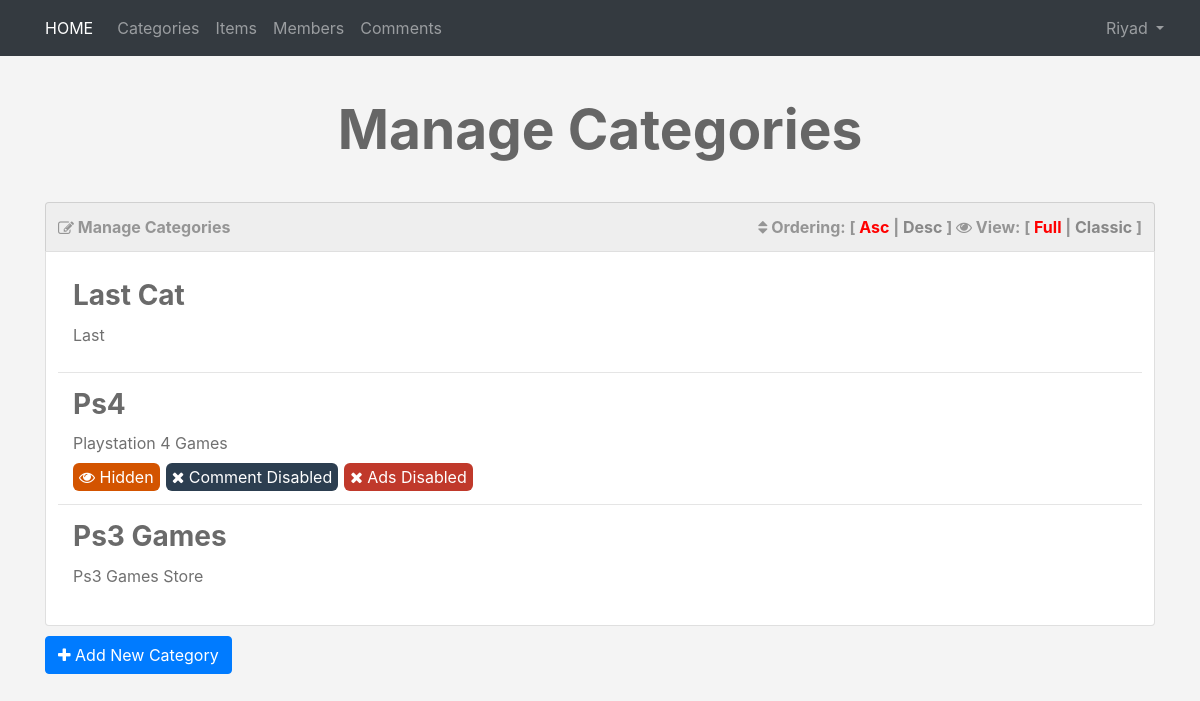
Screenshot of /admin/categories.php (signed in) with the database file from the repository.
### tables this page shows
CREATE TABLE `categories` (
  `ID` int(11) NOT NULL,
  `Name` varchar(255) NOT NULL,
  `Description` text NOT NULL,
  `Ordering` int(11) DEFAULT NULL,
  `Visibility` tinyint(4) NOT NULL DEFAULT '0',
  `Allow_Comment` tinyint(4) NOT NULL DEFAULT '0',
  `Allow_Ads` tinyint(4) NOT NULL DEFAULT '0'
);

### admin/categories.php (the view, shortened to what this page needs)
<?php
if(isset($_SESSION['Username']))
{
    include 'init.php';
    $do = '';
if(isset($_GET['do']))
{
    $do = $_GET['do'];
}
else
{
    $do = 'Manage';
}
    if($do == 'Manage')
    {
        $sort = 'asc';
        $stmt2 = $con->prepare("SELECT * FROM categories ORDER BY Ordering $sort");
        $stmt2->execute();
        $cats = $stmt2->fetchAll();
?>
        <h1 class="text-center">Manage Categories</h1>
        <div class="container categories">
            <ul class="list-group">
                        <li class="list-group-item" style="background-color:#EEE; color:#959595; font-weight:bold;">
                            <i class="fa fa-edit" style="position:relative;top:1px;"></i> Manage Categories
                            <div class="option pull-right">
                                <i class="fa fa-sort"></i> Ordering: [
                                <a class="<?php if($sort == 'asc'){echo 'active';}?>" href="?sort=asc">Asc</a> |
                                <a class="<?php if($sort == 'desc'){echo 'active';}?>" href="?sort=desc">Desc</a> ]
                                <i class="fa fa-eye"></i> View: [
                                <span class="active" data-view="full">Full</span> |
                                <span data-view="classic">Classic</span> ]
                            </div>
                        </li>
                        <li class="list-group-item">
                            <?php
                                foreach($cats as $cat)
                                {
                                echo "<div class='cat'>";
                                    echo "<h3>".$cat['Name'].'</h3>';
                                    echo "<div class='full-view'>";
                                        echo "<p>";
                                            if($cat['Description'] == '')
                                            {
                                                echo 'This category has no description';
                                            }
                                            else
                                            {
                                                echo $cat['Description'];
                                            }
                                        echo "</p>";
                                        if($cat['Visibility'] == 1)
                                        {
                                            echo '<span class="visibility"><i class="fa fa-eye"></i> Hidden</span>';
                                        }
                                        if($cat['Allow_Comment'] == 1)
                                        {
                                            echo '<span class="commenting"><i class="fa fa-close"></i> Comment Disabled</span>';
                                        }
                                        if($cat['Allow_Ads'] == 1)
                                        {
                                            echo '<span class="advertises"><i class="fa fa-close"></i> Ads Disabled</span>';
                                        }
                                    echo "</div>";
                                echo "</div>";
                                echo "<hr>";
                                }
                            ?>
                        </li>
                </ul>
            <a class="add-category btn btn-primary" href="categories.php?do=Add"><i class="fa fa-plus"></i> Add New Category</a>
        </div>
<?php
    }
    include $tpl.'footer.php';
}
else
{
    header('Location:index.php');
    exit();
}
?>

### admin/layout/css/backend.css (style rules this page uses)
body { background-color: #F4F4F4; font-size: 16px; }
h1 { font-size: 55px; margin: 40px 0; font-weight: bold; color: #666; }
.categories .list-group-item { padding: 12px; }
.list-group-item .option a { color: #888; text-decoration: none; }
.categories .option span { color: #888; cursor: pointer; }
.list-group-item .option .active { color: #f00; font-weight: bold; }
.categories hr { margin-top: 0; margin-bottom: 0; }
.categories .cat { padding: 15px; position: relative; overflow: hidden; }
.categories .cat h3 { margin: 0; cursor: pointer; font-weight: bold; color: #6A6A6A; }
.categories .cat .full-view p { margin: 10px 0; color: #707070; }
.categories .cat .visibility { background-color: #d35400; color: #FFF; padding: 4px 6px; margin-right: 6px; border-radius: 6px; }
.categories .cat .commenting { background-color: #2c3e50; color: #FFF; padding: 4px 6px; margin-right: 6px; border-radius: 6px; }
.categories .cat .advertises { background-color: #c0392b; color: #FFF; padding: 4px 6px; margin-right: 6px; border-radius: 6px; }
.categories .add-category { margin-top: 10px; margin-bottom: 30px; }

### rows the page displays
categories: Name "Last Cat", Description "Last"
categories: Name "Ps4", Description "Playstation 4 Games", Visibility 1 (drawn), Allow_Comment 1 (drawn), Allow_Ads 1 (drawn)
categories: Name "Ps3 Games", Description "Ps3 Games Store"

### other values shown
lang('HOME_ADMIN') "HOME"
lang('CATEGORIES') "Categories"
lang('ITEMS') "Items"
lang('MEMBERS') "Members"
lang('COMMENTS') "Comments"
